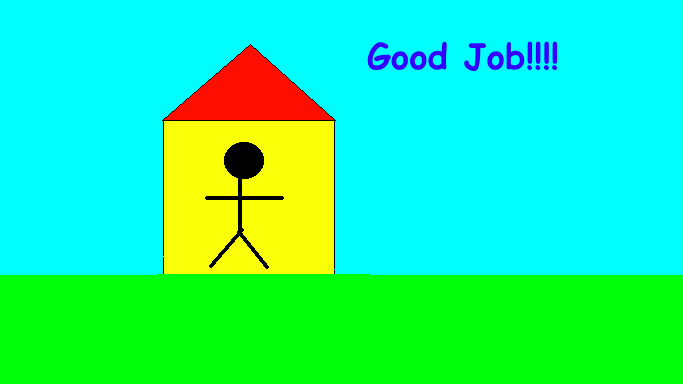
#> input picture home.png, 683 x 384 px
$ python show.py
#> lines starting #> are read from the running program, lines starting #| are printed output that depends on the picture
import cv2
path = r"home.png"
image = cv2.imread(path, 0)
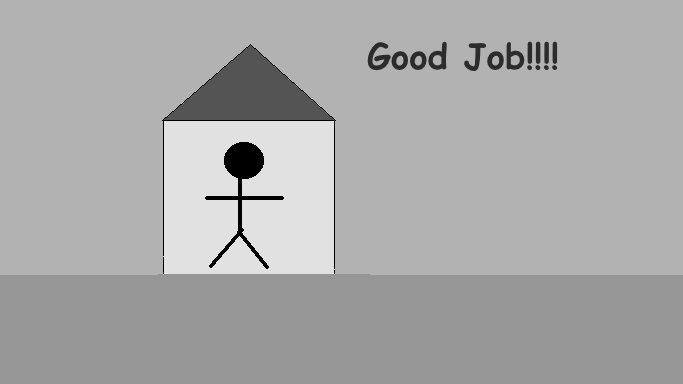
#> image: shape (384, 683); min 0, max 225, mean 169.2
window_name = 'image'
while True:
    cv2.imshow(window_name, image)
    if cv2.waitKey(0) & 0xFF == 27:
#> (key Esc is pressed here)
        exit()
#> (the program exits here)

$ run again, with away.png copied over home.png
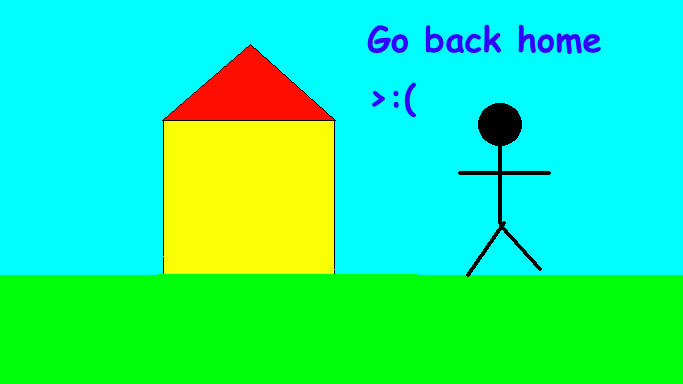
#> input picture away.png, 683 x 384 px
#> `image = cv2.imread(path, 0)`:
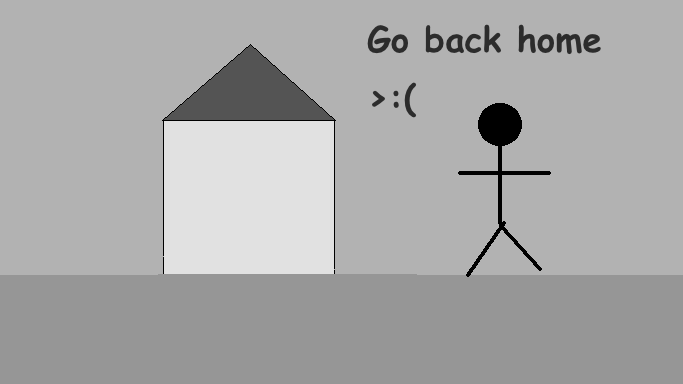
#> image: shape (384, 683); min 0, max 225, mean 168.8
